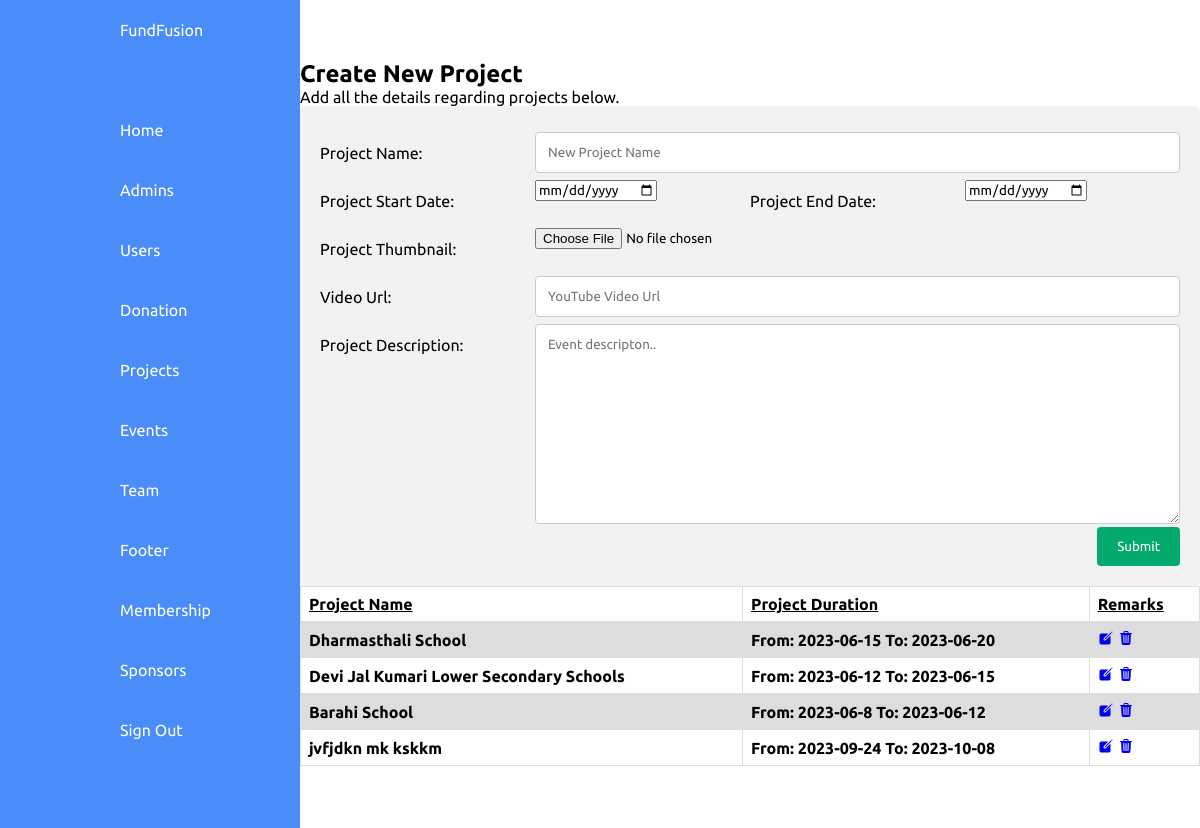
The app's page /admin/projects/create-project.php (signed in) with its own data.
### tables this page shows
CREATE TABLE IF NOT EXISTS `projects` (
  `id` int(11) NOT NULL AUTO_INCREMENT,
  `title` varchar(255) NOT NULL,
  `thumbnail` mediumtext NOT NULL,
  `video_url` longtext NOT NULL,
  `descriptions` longtext NOT NULL,
  `p_start_date` varchar(255) NOT NULL,
  `p_end_date` varchar(255) NOT NULL,
  PRIMARY KEY (`id`)
);

### admin/routeconfig.php (called while the page is built)
<?php
    $site_url = "http://localhost/FundFusion/"
?>

### admin/projects/create-project.php (the view, shortened to what this page needs)
<?php
include "../routeconfig.php";
?>
<!DOCTYPE html>
<html lang="en">
  <head>
    <link rel="stylesheet" href="https://cdnjs.cloudflare.com/ajax/libs/font-awesome/5.15.3/css/all.min.css" />
    <link rel="stylesheet" href="<?php echo $site_url ?>css/Dashboard.css" />
    <link rel="stylesheet" href="<?php echo $site_url ?>css/createevent.css" />
  </head>
  <body>
    <div class="container">
      <?php
      @include('../partials/navigation.php')
      ?>
        <div class="main">
            <div class="topbar">
        </div>
        <h2>Create New Project</h2>
        <p>Add all the details regarding projects below.</p>
        <div class="containerbox">
        <form action="newproject.php" method="POST" enctype="multipart/form-data">
            <div class="row">
                <div class="col-25">
                    <label for="pname">Project Name:</label>
                </div>
                <div class="col-75">
                    <input type="text" id="pname" name="title" placeholder="New Project Name">
                </div>
            </div>
            <div class="row">
                <div class="col-25">
                    <label for="pstartdate">Project Start Date:</label>
                </div>
                <div class="col-25">
                    <input type="date" id="pstartdate" name="p_start_date" placeholder="Start Date">
                </div>
                <div class="col-25">
                    <label for="penddate">Project End Date:</label>
                </div>
                <div class="col-25">
                    <input type="date" id="penddate" name="p_end_date" placeholder="End Date">
                </div>
            </div>
            <div class="row">
                <div class="col-25">
                    <label for="pimage">Project Thumbnail:</label>
                </div>
                <div class="col-75">
                    <input type="file" id="pimage" name="thumbnail">
                </div>
            </div>
            <div class="row">
                <div class="col-25">
                    <label for="vidurl">Video Url:</label>
                </div>
                <div class="col-75">
                    <input type="text" id="vidurl" name="video_url" placeholder="YouTube Video Url">
                </div>
            </div>
            <div class="row">
                <div class="col-25">
                    <label for="prodesc">Project Description:</label>
                </div>
                <div class="col-75">
                    <textarea id="prodesc" name="descriptions" placeholder="Event descripton.." style="height:200px"></textarea>
                </div>
            </div>
            <div class="row">
            <input type="submit" value="Submit">
            </div>
        </form>
    </div>
    <?php
        include "../../database/Db_Connection.php";
        $sql = "SELECT * from projects";
        $records = $conn->query($sql);
    ?>
    <table >
        <tr>
            <th><u>Project Name</u></th>
            <th><u>Project Duration</u></th>
            <th><u>Remarks</u></th>
        </tr>
        <?php
     foreach( $records as $data )
        {
           echo ' <tr>
           <th>'.$data['title'].'</th>
           <th>'.'From: '.$data['p_start_date']. ' To: ' .$data['p_end_date'].'</th>
           <th><a href="edit-projects.php?id='.$data['id'].'"><ion-icon name="create"></ion-icon></a>
           <a href="deleteproject.php?id='.$data['id'].'"><ion-icon name="trash"></ion-icon></a>
           </th>
           </tr>';
        }
        ?>
    </table>
    </div>
  </body>
</html>

### css/Dashboard.css (style rules this page uses)
* { margin: 0; box-sizing: border-box; font-family: "Ubuntu", sans-serif; }
:root { --blue: #4a8df8; --white: #fff; --grey: #f5f5f5; --black1: #222; --black2: #333; }
body { min-height: 120vh; overflow-x: hidden; }
.container { position: absolute; width: 100%; padding-bottom: 20px; }
.main { position: absolute; width: calc(100% - 300px); left: 300px; min-height: 100vh; background: var(--white); transition: 0.5s; }
.topbar { width: 100%; height: 60px; display: flex; justify-content: space-between; align-items: center; padding: 0 10px; }

### css/createevent.css (style rules this page uses)
* { box-sizing: border-box; }
input[type=text], select, textarea { width: 100%; padding: 12px; border: 1px solid #ccc; border-radius: 4px; resize: vertical; }
label { padding: 12px 12px 12px 0; display: inline-block; }
input[type=submit] { background-color: #04AA6D; color: white; padding: 12px 20px; border: none; border-radius: 4px; cursor: pointer; float: right; }
.containerbox { border-radius: 5px; background-color: #f2f2f2; padding: 20px; }
.col-25 { float: left; width: 25%; margin-top: 6px; }
.col-75 { float: left; width: 75%; margin-top: 6px; }
.row:after { content: ""; display: table; clear: both; }
table { font-family: arial, sans-serif; border-collapse: collapse; width: 100%; }
td, th { border: 1px solid #dddddd; text-align: left; padding: 8px; }
tr:nth-child(even) { background-color: #dddddd; }

### records on screen
projects: title "Dharmasthali School", p_start_date "2023-06-15", p_end_date "2023-06-20"
projects: title "Devi Jal Kumari Lower Secondary Schools", p_start_date "2023-06-12", p_end_date "2023-06-15"
projects: title "Barahi School", p_start_date "2023-06-8", p_end_date "2023-06-12"
projects: title "jvfjdkn mk kskkm", p_start_date "2023-09-24", p_end_date "2023-10-08"
